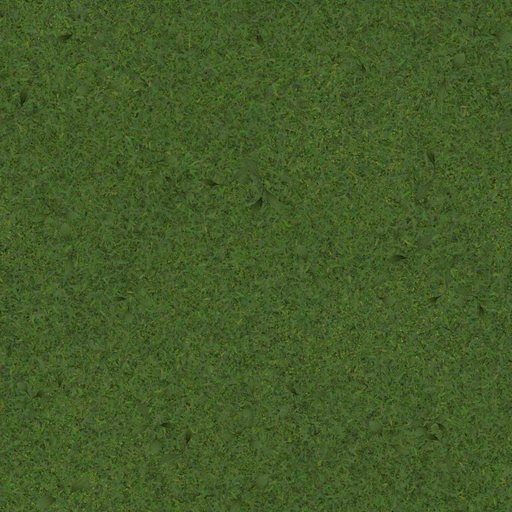
#> input picture assets/foss/grass.jpg, 512 x 512 px
$ python stylize_foss.py
#> lines starting #> are read from the running program, lines starting #| are printed output that depends on the picture
#!/usr/bin/env python3
"""Minecraft-clean tiles derived from the CC0 ambientCG maps in assets/foss.

No photogrammetry import. Pixel-block grass/leaves + painted clapboard so the
Explore lawn does not read as a noisy texture dump.
"""

from __future__ import annotations

import os

from PIL import Image, ImageDraw, ImageEnhance, ImageFilter

ROOT = os.path.abspath(os.path.join(os.path.dirname(__file__), ".."))
FOSS = os.path.join(ROOT, "assets", "foss")
BRAND = os.path.join(ROOT, "assets", "branding")


def _pixel_block(src: str, dest: str, cells: int, bright: float, color: float, tint: tuple[int, int, int] | None = None) -> None:
    im = Image.open(src).convert("RGB")
    im = im.resize((cells, cells), Image.Resampling.BOX)
    im = ImageEnhance.Brightness(im).enhance(bright)
    im = ImageEnhance.Color(im).enhance(color)
    im = ImageEnhance.Contrast(im).enhance(1.08)
    if tint is not None:
        overlay = Image.new("RGB", im.size, tint)
        im = Image.blend(im, overlay, 0.22)
    im = im.resize((256, 256), Image.Resampling.NEAREST)
    im.save(dest, "PNG")
    print("wrote", dest)


def _clapboard(dest: str) -> None:
    w = h = 256
    im = Image.new("RGB", (w, h), (250, 247, 241))
    draw = ImageDraw.Draw(im)
    boards = 5
    bh = h // boards
    for i in range(boards):
        y = i * bh
        shade = 252 - (i % 2) * 6
        draw.rectangle((0, y, w, y + bh - 10), fill=(shade, shade - 2, shade - 6))
        draw.rectangle((0, y + bh - 10, w, y + bh - 3), fill=(176, 166, 158))
        draw.rectangle((0, y + bh - 3, w, y + bh), fill=(132, 122, 116))
    im.save(dest, "PNG")
    print("wrote", dest)


def _logo_disc(dest: str) -> None:
    src = os.path.join(BRAND, "sunshine-logo-girl.jpg")
    im = Image.open(src).convert("RGBA")
    w, h = im.size
    # Knock out the white page so the mark reads as a circle on the facade.
    pix = im.load()
    for y in range(h):
        for x in range(w):
            r, g, b, a = pix[x, y]
            if r > 245 and g > 245 and b > 245:
                pix[x, y] = (r, g, b, 0)
    mask = Image.new("L", (w, h), 0)
    d = ImageDraw.Draw(mask)
    inset = int(w * 0.012)
    d.ellipse((inset, inset, w - 1 - inset, h - 1 - inset), fill=255)
    mask = mask.filter(ImageFilter.SMOOTH)
    im.putalpha(mask)
    im = im.resize((1024, 1024), Image.Resampling.LANCZOS)
    im.save(dest, "PNG")
    print("wrote", dest)


def main() -> None:
    grass = os.path.join(FOSS, "grass.jpg")
    _pixel_block(grass, os.path.join(FOSS, "grass_block.png"), 20, 1.28, 1.18, (92, 158, 58))
#> in _pixel_block, im is the input picture: PIL image 512x512 RGB; mean R, G, B 68.1, 91.6, 40.4
#> in _pixel_block, `im = ImageEnhance.Brightness(im).enhance(bright)`:
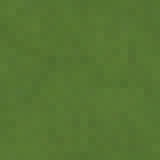
#> im: PIL image 20x20 RGB (shown 8 times larger); mean R, G, B 86.8, 116.7, 51.2
#> in _pixel_block, `overlay = Image.new("RGB", im.size, tint)`:
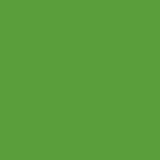
#> overlay: PIL image 20x20 RGB (shown 8 times larger); mean R, G, B 92, 158, 58
    _pixel_block(grass, os.path.join(FOSS, "leaf_block.png"), 16, 0.92, 1.25, (36, 96, 40))
#> call 2 of _pixel_block, with src = 'assets/foss/grass.jpg', dest = 'assets/foss/leaf_block.png', cells = 16, bright = 0.92, color = 1.25, tint = (36, 96, 40)
#> in _pixel_block (call 2), `im = ImageEnhance.Brightness(im).enhance(bright)`:
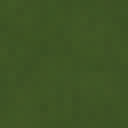
#> im: PIL image 16x16 RGB (shown 8 times larger); mean R, G, B 62.2, 83.6, 36.5
#> in _pixel_block (call 2), `overlay = Image.new("RGB", im.size, tint)`:
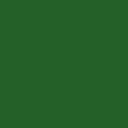
#> overlay: PIL image 16x16 RGB (shown 8 times larger); mean R, G, B 36, 96, 40
    _clapboard(os.path.join(FOSS, "clapboard.png"))
#> in _clapboard, `im = Image.new("RGB", (w, h), (250, 247, 241))`:
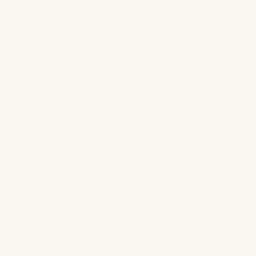
#> im: PIL image 256x256 RGB; mean R, G, B 250, 247, 241
#> in _clapboard, `im.save(dest, "PNG")`:
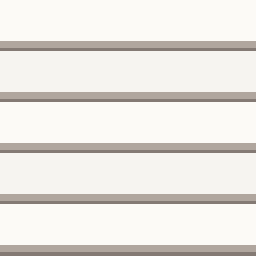
#> saved as clapboard.png: PIL image 256x256 RGB; mean R, G, B 232.2, 228.6, 223.9
    _logo_disc(os.path.join(BRAND, "sunshine-logo-disc.png"))


if __name__ == "__main__":
#> (the run stopped early here; a loop or call above may not have finished)
